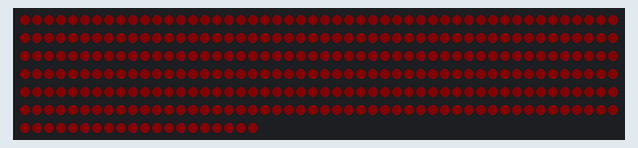
A sketch run on a simulated Particle Photon. On the bench: 320 RGB LEDs in strip order, left to right, continuing on the next row. Dim RGB values are drawn brighter than linear; the strip is taken to match the declared colour order; random numbers use the default seed unless the sketch sets one.

Above: at 0.08 s.
At 19.66 s:
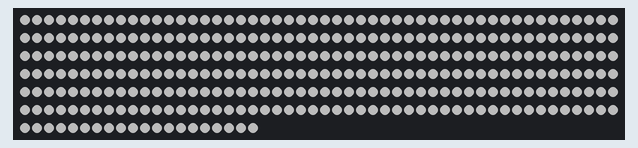
At 33.97 s:
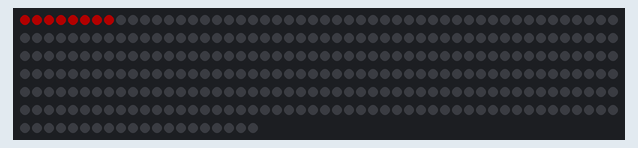
At 35.07 s:
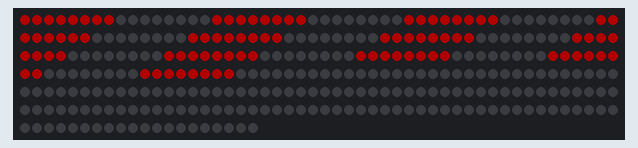
At 36.0 s:
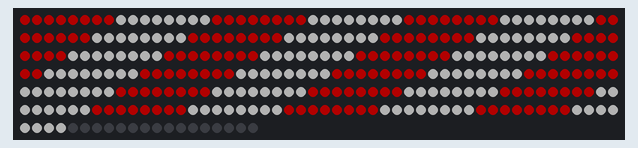
At 36.8 s:
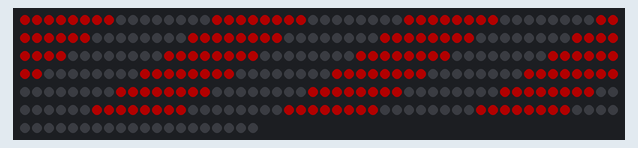

Measured:
- what the display in image 4 shows lasts 0.8 s, from 36.0 s to 36.8 s

The sketch:

ChiefsGarage_Testing.ino
```cpp
/* ======================= includes ================================= */

#include "Particle.h"
#include "neopixel.h"

/* ======================= prototypes =============================== */

void colorFlash(uint8_t reps, uint16_t wait);
void colorWipe(uint16_t wait);
void colorOff(uint16_t wait);
void twinkleWhite(uint8_t wait, uint32_t color1, uint32_t color2);

/* ======================= extra-examples.cpp ======================== */

SYSTEM_MODE(AUTOMATIC);
SYSTEM_THREAD(ENABLED);
STARTUP(WiFi.selectAntenna(ANT_EXTERNAL));

// IMPORTANT: Set pixel COUNT, PIN and TYPE
//Order of WS2811  - R -> G -> B
#define PIXEL_COUNT 320
#define PIXEL_PIN D6
#define PIXEL_TYPE WS2811

Adafruit_NeoPixel strip(PIXEL_COUNT, PIXEL_PIN, PIXEL_TYPE);

void setup() {
  strip.begin();
  strip.show(); // Initialize all pixels to 'off'
  strip.setBrightness(75);
  randomSeed(analogRead(0));
}

void loop() {
  colorFade(3, 50); //reps, wait
  colorOff(200);
  colorFlash(100);   // wait
  colorOff(100);
  colorFlash(100);   // wait
  twinkleWhite(5, strip.Color(250, 250, 250), strip.Color(250, 0, 0));  // wait
  colorOff(100);
  colorFlash(100);   // wait
  colorOff(100);
}

void colorFade(uint8_t reps, uint16_t wait) {
  for(uint8_t count=0; count<reps; count++) {
    for(uint16_t bright=10; bright<101; bright+=2) {
      for(uint16_t i=0; i<strip.numPixels(); i++) {
        strip.setPixelColor(i, strip.Color(2.5*bright, 0, 0));
      }
      strip.show();
      delay(wait);
    }
      for(uint16_t bright=100; bright>9; bright-=2) {
        for(uint16_t i=0; i<strip.numPixels(); i++) {
          strip.setPixelColor(i, strip.Color(2.5*bright, 0, 0));
        }
        strip.show();
        delay(wait);
      }
    for(uint16_t bright=10; bright<101; bright+=2) {
      for(uint16_t i=0; i<strip.numPixels(); i++) {
        strip.setPixelColor(i, strip.Color(2.5*bright, 2.5*bright, 2.5*bright));
      }
      strip.show();
      delay(wait);
    }
      for(uint16_t bright=100; bright>9; bright-=2) {
        for(uint16_t i=0; i<strip.numPixels(); i++) {
          strip.setPixelColor(i, strip.Color(2.5*bright, 2.5*bright, 2.5*bright));
        }
        strip.show();
        delay(wait);
      }
  }
}

// Make every 6 out of 12 red, then flash white in the 6 between them.
void colorFlash(uint16_t wait) {
  for(uint16_t i=16; i<strip.numPixels(); i+=16) {
      for(uint8_t l=9; l<17; l++){
        strip.setPixelColor(i-l, strip.Color(200, 0, 0));
      }
    strip.show();
    delay(wait);
    }
  for (uint8_t j=1; j<10; j++){
    for(uint16_t i=16; i<strip.numPixels(); i+=16) {
        for(uint8_t l=1; l<9; l++){
            strip.setPixelColor(i-l, strip.Color(200, 200, 200));
        }
    }
    strip.show();
    delay(800);
    for(uint16_t i=16; i<strip.numPixels(); i+=16) {
        for(uint8_t l=1; l<9; l++){
            strip.setPixelColor(i-l, strip.Color(0, 0, 0));
        }
    }
    strip.show();
    delay(800);
  for(uint16_t i=0; i<strip.numPixels(); i++) {
    strip.setPixelColor(i, strip.Color(200, 0, 0));
    }
  strip.show();
  delay(1000);
    }
   }

void twinkleWhite(uint8_t wait, uint32_t color1, uint32_t color2) {
  #define NUM_RANDOMS 12
  long randNumbers[NUM_RANDOMS];

  for(uint8_t f=0; f<201; f++) {
    // Generate all random numbers at once
    for(int i = 0; i < NUM_RANDOMS; i++) {
      // Alternate between first half (0-160) and second half (161-320)
      randNumbers[i] = random(i % 2 == 0 ? 0 : 161, i % 2 == 0 ? 160 : 320);
    }

    // First set of pixels (turn on)
    strip.setPixelColor(randNumbers[0], color1);
    strip.setPixelColor(randNumbers[1], color1);
    strip.setPixelColor(randNumbers[2], color2);
    strip.setPixelColor(randNumbers[3], color2);
    strip.setPixelColor(randNumbers[4], color1);
    strip.setPixelColor(randNumbers[5], color1);
    strip.show();
    delay(wait);

    // Second set of pixels (turn on) and turn off first set
    strip.setPixelColor(randNumbers[6], color1);
    strip.setPixelColor(randNumbers[7], color1);
    strip.setPixelColor(randNumbers[8], color2);
    strip.setPixelColor(randNumbers[9], color2);
    strip.setPixelColor(randNumbers[10], color1);
    strip.setPixelColor(randNumbers[11], color1);
    strip.setPixelColor(randNumbers[0], strip.Color(0, 0, 0));
    strip.setPixelColor(randNumbers[1], strip.Color(0, 0, 0));
    strip.setPixelColor(randNumbers[2], strip.Color(0, 0, 0));
    strip.setPixelColor(randNumbers[3], strip.Color(0, 0, 0));
    strip.setPixelColor(randNumbers[4], strip.Color(0, 0, 0));
    strip.setPixelColor(randNumbers[5], strip.Color(0, 0, 0));
    strip.show();
    delay(wait);

    // Turn off second set
    strip.setPixelColor(randNumbers[6], strip.Color(0, 0, 0));
    strip.setPixelColor(randNumbers[7], strip.Color(0, 0, 0));
    strip.setPixelColor(randNumbers[8], strip.Color(0, 0, 0));
    strip.setPixelColor(randNumbers[9], strip.Color(0, 0, 0));
    strip.setPixelColor(randNumbers[10], strip.Color(0, 0, 0));
    strip.setPixelColor(randNumbers[11], strip.Color(0, 0, 0));
    strip.show();
  }
}

void colorOff(uint16_t wait) {
  for(uint16_t f=0; f-1<strip.numPixels(); f++) {
    strip.setPixelColor(f, strip.Color(0, 0, 0));
    }
  strip.show();
  delay(wait);
}
```
